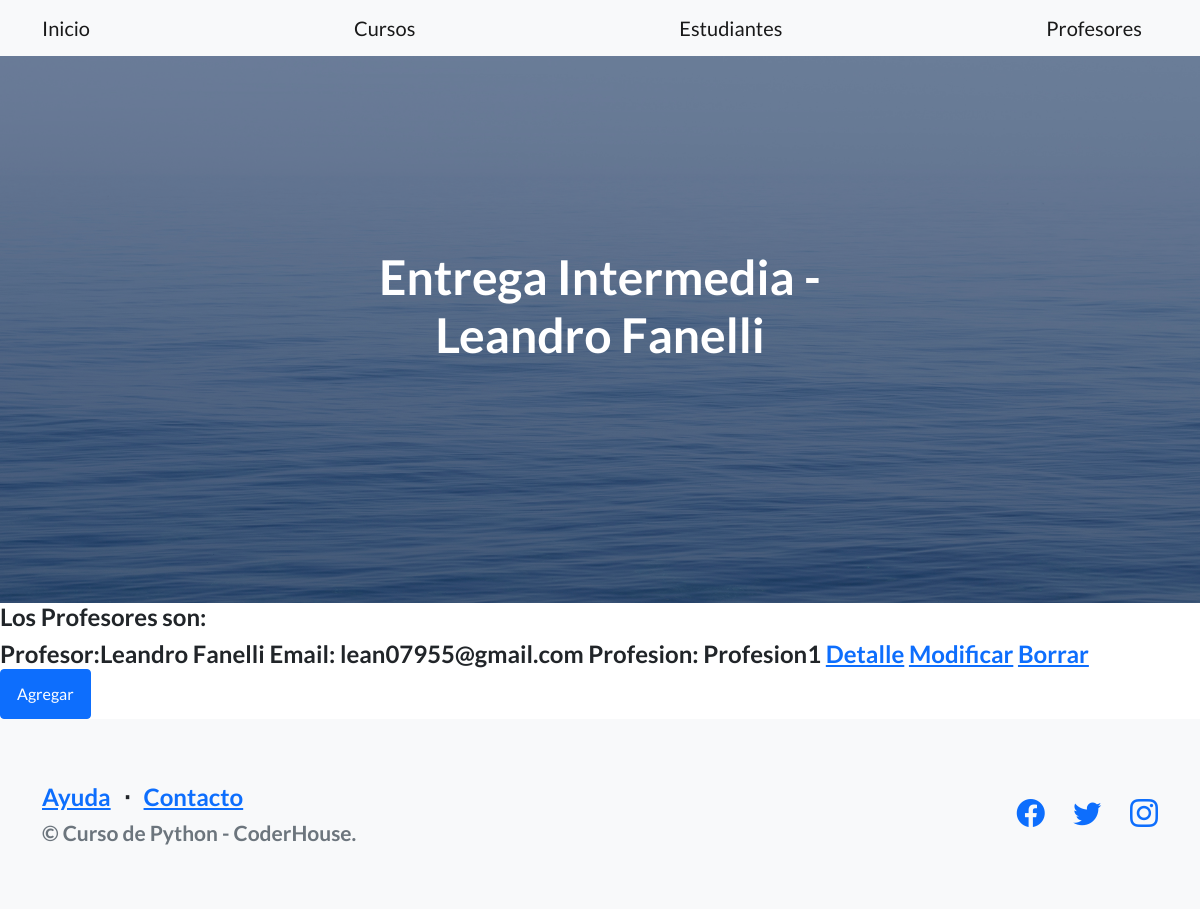
/AppCoder/profesores/, run on an earlier commit of the app's database.
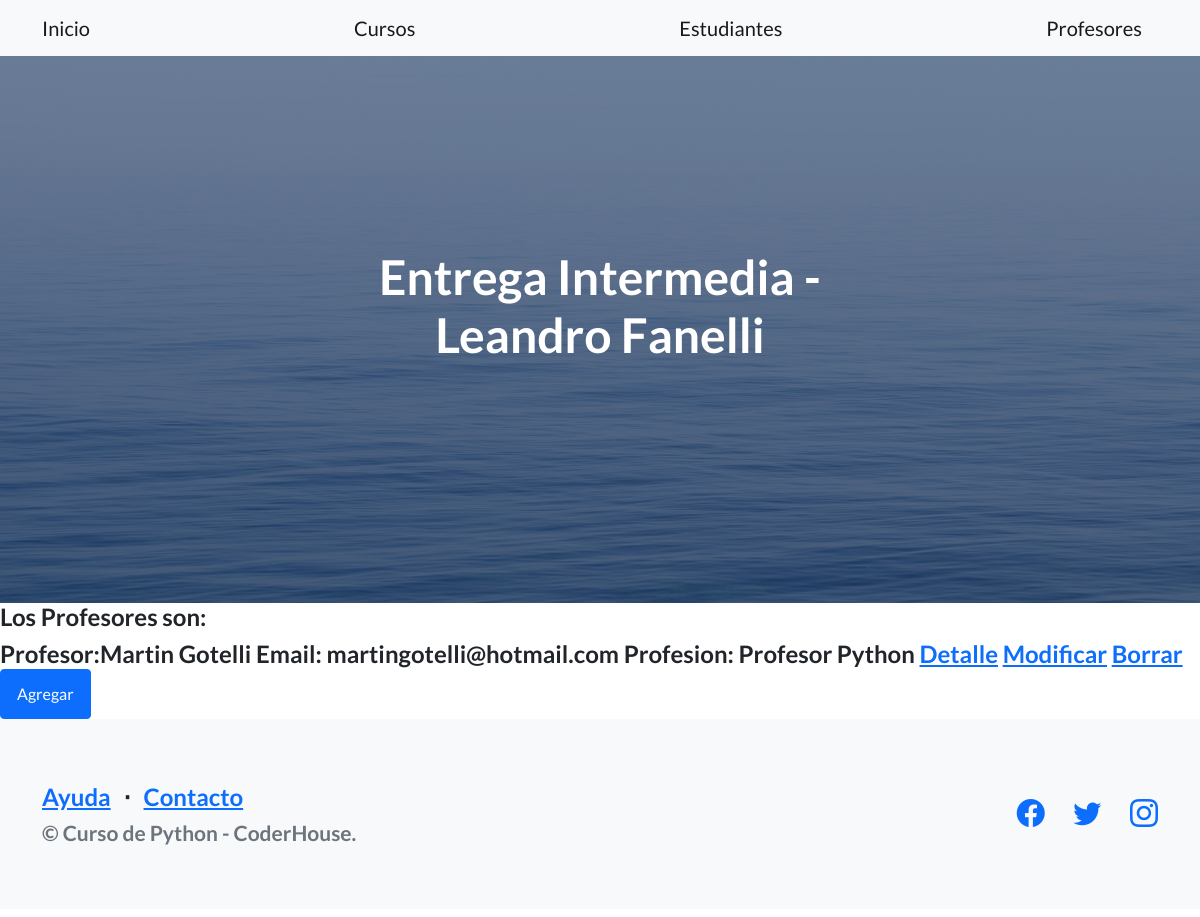
And on a later commit of the database.
### AppCoder/models.py (models this page shows)
class Profesor(Model):
    nombre = CharField(max_length=30)
    apellido = CharField(max_length=30)
    email = EmailField()
    profesion = CharField(max_length=30)
    def __str__(self):
        return f'Profesor:{self.nombre} {self.apellido} Email: {self.email} Profesion: {self.profesion} '

### AppCoder/views.py (the view)
# urls.py: path('profesores/', Profesor_ListView.as_view(), name='profesores'),
class Profesor_ListView(ListView):
    model = Profesor
    template_name = 'AppCoder/profesores.html'
    context_object_name = 'profesores'

### templates/AppCoder/profesores.html (shortened to what this page needs)
{% extends 'AppCoder/padre.html' %}
{% block contenidoQueCambia %}
    <h4>Los Profesores son: <h4>
        {%for profesor in profesores%}
            {{profesor}}
            <a href="{% url 'profesor_view' profesor.id %}">Detalle</a>
            <a href="{% url 'profesor_update' profesor.id %}">Modificar</a>
            <a href="{% url 'profesor_delete' profesor.id %}">Borrar</a>
            <br>
        {% endfor %}
    <a class="btn btn-primary" href="{% url 'profesor_add' %}">Agregar</a>
{% endblock %}

What changed in the data, as far as the page shows it:
removed Profesor: nombre+apellido+email "Profesor:Leandro Fanelli Email: lean07955@gmail.com Profesion: Profesion1"
added Profesor: nombre+apellido+email "Profesor:Martin Gotelli Email: martingotelli@hotmail.com Profesion: Profesor Python"
